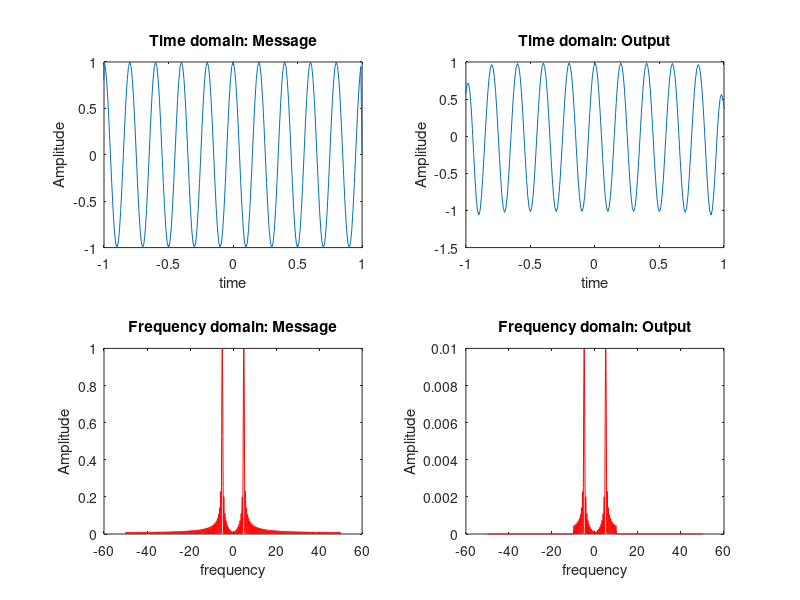

Write MATLAB code to recreate this figure.
% Channel modelling
Amplitude = 0.01;
B = 10;
t_start = -10;
t_end = 10;
fm = B;
fs = 10*fm; %%%fs>=2fm; fs=infinite
ts = 1/fs;
mt_loop = [];
time = t_start:ts:t_end;
channel_t = Amplitude*2*B*sinc(2*B*time); %%% m_t= 2*B*sin(2*B*pi*t)
N = length(channel_t);
channel_f = abs(fft(channel_t,N)/fs);
freq = linspace(-fs/2, fs/2, N);

% Signal modelling and its FFT
T_rectpulse = 2;
f_carrier = 5;
message_t = rectpuls(time, T_rectpulse).*cos(2*pi*f_carrier*time);
message_f = abs(fft(message_t, length(message_t))/fs);

% Convolution
output_t = conv(message_t, channel_t, 'same');


% Multiply in frequency domain
output_f = message_f.*channel_f;


figure(1)
hold all
subplot(2,2,1);
plot(time,message_t)
title('Time domain: Message')
xlabel('time')
ylabel('Amplitude')
xlim([-1 1])

subplot(2,2,2)
plot(time,output_t)
title('Time domain: Output')
xlabel('time')
ylabel('Amplitude')
xlim([-1 1])

hold on
subplot(2,2,3);
plot(freq,fftshift(message_f),'red')
title('Frequency domain: Message')
xlabel('frequency')
ylabel('Amplitude')

subplot(2,2,4)
plot(freq,fftshift(output_f),'red')
title('Frequency domain: Output')
xlabel('frequency')
ylabel('Amplitude')
